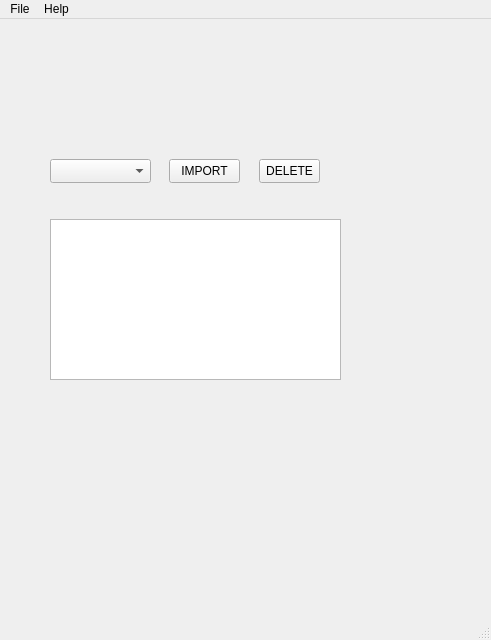
<?xml version="1.0" encoding="UTF-8"?>
<ui version="4.0">
 <class>MainWindow</class>
 <widget class="QMainWindow" name="MainWindow">
  <property name="geometry">
   <rect>
    <x>0</x>
    <y>0</y>
    <width>491</width>
    <height>640</height>
   </rect>
  </property>
  <property name="windowTitle">
   <string>MainWindow</string>
  </property>
  <widget class="QWidget" name="centralwidget">
   <widget class="QPushButton" name="pushButton">
    <property name="geometry">
     <rect>
      <x>259</x>
      <y>140</y>
      <width>61</width>
      <height>24</height>
     </rect>
    </property>
    <property name="text">
     <string>DELETE</string>
    </property>
   </widget>
   <widget class="QTextEdit" name="textEdit">
    <property name="geometry">
     <rect>
      <x>50</x>
      <y>200</y>
      <width>291</width>
      <height>161</height>
     </rect>
    </property>
   </widget>
   <widget class="QComboBox" name="comboBox">
    <property name="geometry">
     <rect>
      <x>50</x>
      <y>140</y>
      <width>101</width>
      <height>24</height>
     </rect>
    </property>
   </widget>
   <widget class="QPushButton" name="pushButton_2">
    <property name="geometry">
     <rect>
      <x>169</x>
      <y>140</y>
      <width>71</width>
      <height>24</height>
     </rect>
    </property>
    <property name="text">
     <string>IMPORT</string>
    </property>
   </widget>
  </widget>
  <widget class="QMenuBar" name="menubar">
   <property name="geometry">
    <rect>
     <x>0</x>
     <y>0</y>
     <width>491</width>
     <height>21</height>
    </rect>
   </property>
   <widget class="QMenu" name="menuimport">
    <property name="title">
     <string>File</string>
    </property>
    <addaction name="actionBatch_Delete"/>
    <addaction name="separator"/>
    <addaction name="actionChoose_Delete"/>
   </widget>
   <widget class="QMenu" name="menuHelp">
    <property name="title">
     <string>Help</string>
    </property>
   </widget>
   <addaction name="menuimport"/>
   <addaction name="menuHelp"/>
  </widget>
  <widget class="QStatusBar" name="statusbar"/>
  <action name="actionBatch_Delete">
   <property name="text">
    <string>Batch Delete</string>
   </property>
  </action>
  <action name="actionChoose_Delete">
   <property name="text">
    <string>Choose Delete</string>
   </property>
  </action>
 </widget>
 <resources/>
 <connections/>
</ui>
